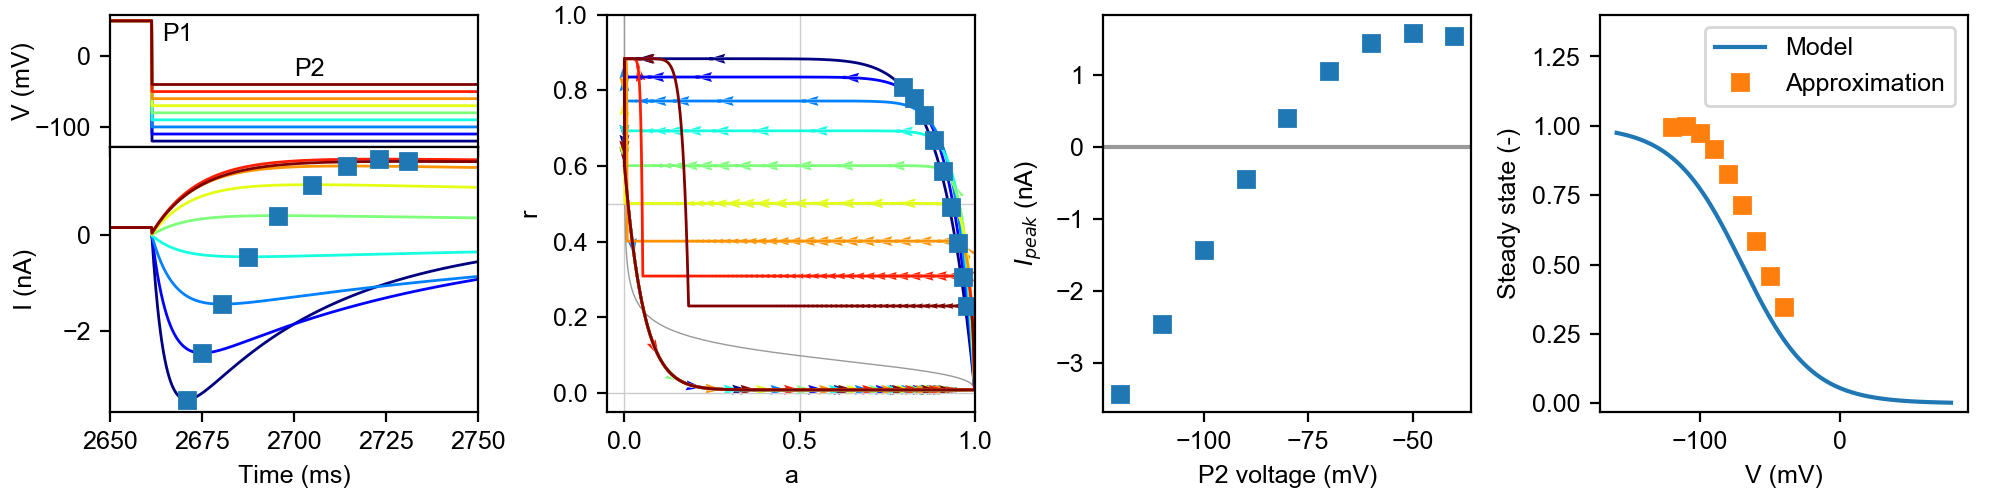

Reproduce this figure in Python.
#!/usr/bin/env python3
#
# Figure: Pr3 and analysis
#
from __future__ import division
from __future__ import print_function
import os
import sys
import numpy as np
import myokit
import matplotlib
import matplotlib.pyplot as plt
from matplotlib.gridspec import GridSpec
from matplotlib.gridspec import GridSpecFromSubplotSpec as SubGridSpec

# Load project modules
sys.path.append(os.path.abspath(os.path.join('..', '..', 'python')))
import plots
import results
import sumstat


#
# Check input arguments
#
base = os.path.splitext(os.path.basename(__file__))[0]
args = sys.argv[1:]
if len(args) != 0:
    print('Syntax:  ' + base + '.py')
    sys.exit(1)
print('Using parameters from cell 5')


# Set font
font = {'family': 'arial', 'size': 9}
matplotlib.rc('font', **font)


# Matplotlib figure sizes are in inches
def mm(*size):
    return tuple(x / 25.4 * 1.5 for x in size)

# Run simulation
protocol = 5
model, time, voltage, current, act, rec = plots._phase_simulation(
    protocol, True)

# Find (indices of) peaks during P2
ipeaks = []
for i, j in sumstat.pr5_steps_nocap:
    ipeaks.append(i + np.argmax(np.abs(current[i:i + j])))


#
# Create figure
#
fig = plt.figure(figsize=mm(170, 42), dpi=200)
grid = GridSpec(3, 4, wspace=0.35, hspace=0)

#
# Add plot of voltage
#
ax = fig.add_subplot(grid[0, 0])
ax.set_ylabel('V (mV)', labelpad=0.0)
ax.set_xticklabels([])
ax.yaxis.set_tick_params(labelsize=9)

plots.voltage(
    ax, 5, protocol, lw=1, technicolor=True, values=(time, voltage),
    cap_filter=False)

# Show P1,P2 labels
ax.text(0.14, 0.8, 'P1', transform=ax.transAxes)
ax.text(0.5, 0.54, 'P2', transform=ax.transAxes)

xlim = (2650, 2750)
ax.set_xlim(*xlim)


#
# Add plot of current
#
ax = fig.add_subplot(grid[1:3, 0])
ax.set_xlabel('Time (ms)')
ax.set_ylabel('I (nA)', labelpad=9.2)

d = myokit.DataLog()
d.set_time_key('time')
d['time'] = time
d['current'] = current
plots.current(ax, 5, protocol, lw=1, technicolor=True, log=d, cap_filter=False)

# Show peaks
for i, ipeak in enumerate(ipeaks):
    ax.plot(time[ipeak - i * 103224], current[ipeak], 's', color='tab:blue')

ax.set_xlim(*xlim)

#
# Add phase diagram
#
ax = fig.add_subplot(grid[0:3, 1])
ax.set_xlabel('a')
ax.set_ylabel('r')
plots.phase(ax, protocol, sim=(model, act, rec))

# Show peaks
for i, ipeak in enumerate(ipeaks):
    ax.plot(act[ipeak], rec[ipeak], 's', color='tab:blue')


#
# Add plot of peaks
#
ax = fig.add_subplot(grid[0:3, 2])
ax.set_xlabel('P2 voltage (mV)')
ax.set_ylabel('$I_{peak}$ (nA)')
ax.axhline(0, color='#999999')
voltages = np.array(sumstat.pr5_voltages)
peaks = []
for i, ipeak in enumerate(ipeaks):
    peak = current[ipeak]
    ax.plot(voltages[i], peak, 's', color='tab:blue')
    peaks.append(peak)


#
# Show model equation and approximation
#
ax = fig.add_subplot(grid[0:3, 3])
ax.set_xlabel('V (mV)')
ax.set_ylabel('Steady state (-)')
p = results.load_kylie_parameters(5)
v = np.linspace(-160, 80, 180)
ax.plot(v, sumstat.model_steady_state_inactivation(v, p), label='Model')
peaks = np.array(peaks)
peaks /= np.max(peaks)
erev = float(model.get('nernst.EK').rhs())
r = peaks / (voltages - erev)
r /= np.max(r[:3])
ax.plot(voltages, r, 's', color='tab:orange', label='Approximation')
ax.set_ylim(-0.03, 1.4)

#ax.set_ylim(0, 1000)
ax.legend(loc='upper right')


# Finalise
fig.subplots_adjust(0.055, 0.17, 0.98, 0.97)
fig.savefig(base + '.png')

#plt.show()
